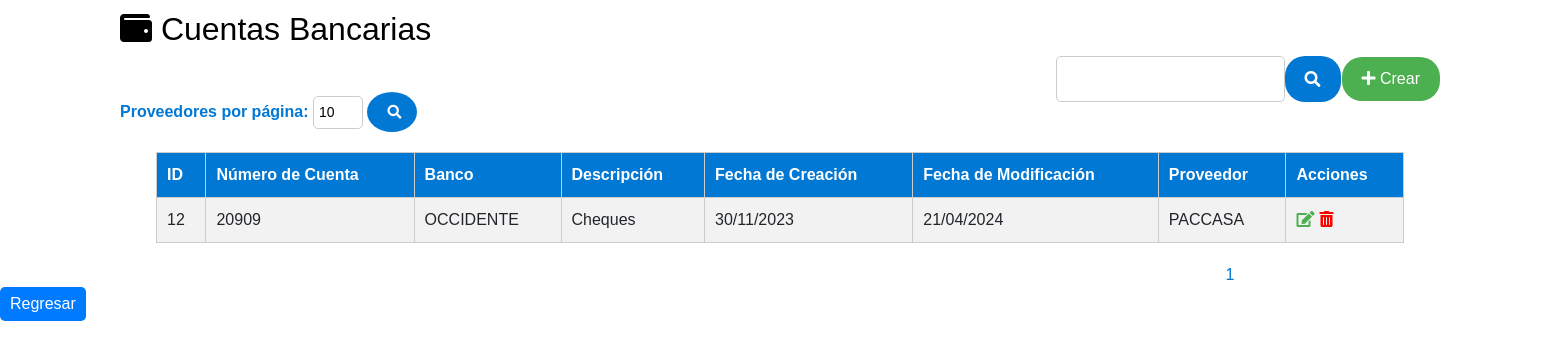
The page /Proveedores/listar_cuentas.php on the database as committed earlier.
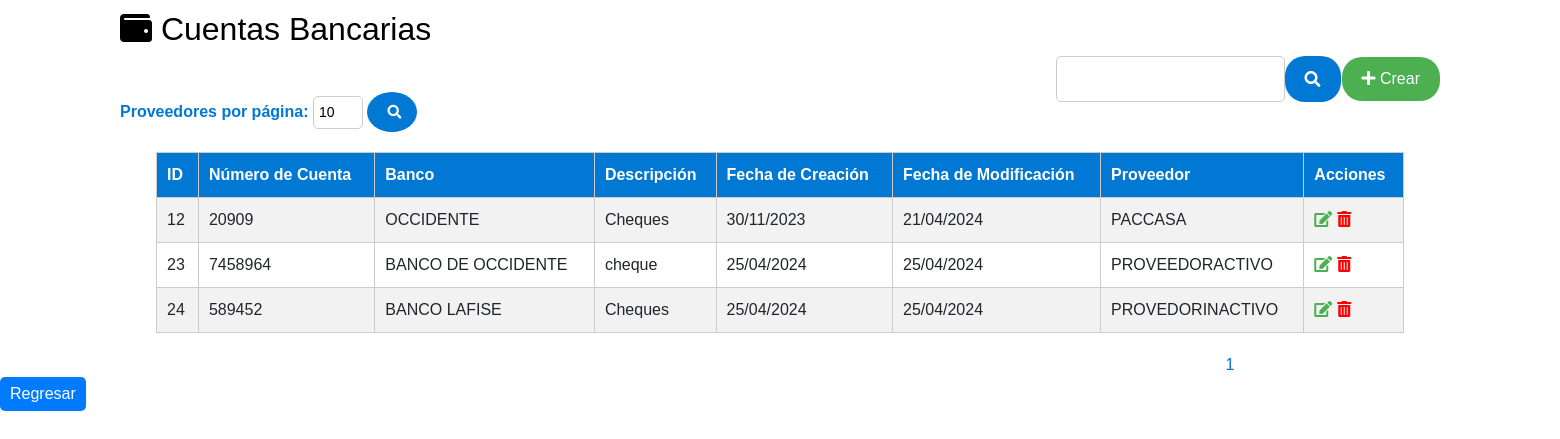
The same page on the database as committed later.
### tables this page shows
CREATE TABLE `tbl_cuenta_proveedor` (
  `ID_CUENTA_PROVEEDOR` int(11) NOT NULL AUTO_INCREMENT,
  `NUMERO_CUENTA` varchar(20) DEFAULT NULL,
  `BANCO` varchar(50) DEFAULT NULL,
  `DESCRIPCION_CUENTA` text DEFAULT NULL,
  `FECHA_CREACION` timestamp NOT NULL DEFAULT current_timestamp(),
  `FECHA_MODIFICACION` timestamp NOT NULL DEFAULT current_timestamp() ON UPDATE current_timestamp(),
  `ID_PROVEEDOR` int(11) DEFAULT NULL,
  PRIMARY KEY (`ID_CUENTA_PROVEEDOR`),
  KEY `fk_tbl_proveedores_tbl_cuenta_proveedor` (`ID_PROVEEDOR`) USING BTREE,
  CONSTRAINT `fk_tbl_proveedores_tbl_cuenta_proveedor` FOREIGN KEY (`ID_PROVEEDOR`) REFERENCES `tbl_proveedores` (`ID_PROVEEDOR`) ON DELETE CASCADE ON UPDATE CASCADE
);

CREATE TABLE `tbl_proveedores` (
  `ID_PROVEEDOR` int(11) NOT NULL AUTO_INCREMENT,
  `NOMBRE` varchar(100) DEFAULT NULL,
  `DIRECCION` varchar(200) DEFAULT NULL,
  `TELEFONO` varchar(20) DEFAULT NULL,
  `CORREO_ELECTRONICO` varchar(100) DEFAULT NULL,
  `FECHA_CREACION` timestamp NOT NULL DEFAULT current_timestamp(),
  `FECHA_MODIFICACION` timestamp NOT NULL DEFAULT current_timestamp() ON UPDATE current_timestamp(),
  `CREADO_POR` varchar(255) DEFAULT NULL,
  `MODIFICADO_POR` varchar(255) DEFAULT NULL,
  `id_empresa` int(11) DEFAULT NULL,
  `SERVICIO_PRESTADO` varchar(150) DEFAULT NULL,
  `RTN_EMPRESA` varchar(15) DEFAULT NULL,
  `ESTADO_PROVEEDOR` varchar(255) DEFAULT NULL,
  PRIMARY KEY (`ID_PROVEEDOR`)
);

### Proveedores/listar_cuentas.php (the view, shortened to what this page needs)
<?php
include('db.php');
$resultsPerPage = isset($_GET['por_pagina']) ? intval($_GET['por_pagina']) : 10;
$page = isset($_GET['page']) ? intval($_GET['page']) : 1;
$offset = ($page - 1) * $resultsPerPage;
$query = "SELECT cp.ID_CUENTA_PROVEEDOR, cp.NUMERO_CUENTA, cp.BANCO, cp.DESCRIPCION_CUENTA,  cp.FECHA_CREACION, cp.FECHA_MODIFICACION, p.NOMBRE as NOMBRE_PROVEEDOR
          FROM tbl_cuenta_proveedor cp
          INNER JOIN tbl_proveedores p ON cp.ID_PROVEEDOR = p.ID_PROVEEDOR";
$query .= " LIMIT $resultsPerPage OFFSET $offset";
$queryCount = "SELECT COUNT(*) AS total FROM tbl_cuenta_proveedor";
$countResult = $conexion->query($queryCount);
$totalAccounts = $countResult->fetch_assoc()['total'];
$totalPages = ceil($totalAccounts / $resultsPerPage);
$result = $conexion->query($query);
?>
<!DOCTYPE html>
<html>
<head>
<link href="https://cdn.jsdelivr.net/npm/bootstrap@5.3.0/dist/css/bootstrap.min.css" rel="stylesheet">
<link rel="stylesheet" href="https://cdnjs.cloudflare.com/ajax/libs/font-awesome/5.15.3/css/all.min.css">
</head>
<body>
    <h2><i class="fas fa-wallet"></i> Cuentas Bancarias</h2>
    <div class="button-container">
<div class="search-container">
    <form method="GET">
        <input type="text" name="search" id="search">
        <button type="submit" class="fas fa-search"></button>
    </form>
 </div>
  <a href="crear_cuenta1.php"><button class="btn-crear"><i class="fas fa-plus"></i> Crear</button></a>
</div>
<form method="GET">
    <label for="por_pagina">Proveedores por página:</label>
    <input type="text" name="por_pagina" id="por_pagina" value="<?php echo $resultsPerPage; ?>">
    <button type="submit" id="search-button" class="pagination-button"><i class="fas fa-search"></i></button>
</form>
    <table>
        <tr>
            <th>ID</th>
            <th>Número de Cuenta</th>
            <th>Banco</th>
            <th>Descripción</th>
            <th>Fecha de Creación</th>
            <th>Fecha de Modificación</th>
            <th>Proveedor</th>
            <th>Acciones</th>
        </tr>
        <?php
        while ($row = $result->fetch_assoc()) {
            echo "<tr>";
            echo "<td>" . $row['ID_CUENTA_PROVEEDOR'] . "</td>";
            echo "<td>" . $row['NUMERO_CUENTA'] . "</td>";
            echo "<td>" . $row['BANCO'] . "</td>";
            echo "<td>" . $row['DESCRIPCION_CUENTA'] . "</td>";
           echo "<td>" . date("d/m/Y", strtotime($row['FECHA_CREACION'])) . "</td>";
           echo "<td>" . date("d/m/Y", strtotime($row['FECHA_MODIFICACION'])) . "</td>";
            echo "<td>" . $row['NOMBRE_PROVEEDOR'] . "</td>";
            echo "<td><a href='actualizar_cuenta.php?id=" . $row['ID_CUENTA_PROVEEDOR'] . "' class='action-link-green'><i class='fas fa-edit'></i></a>";
            echo "<a href='eliminar_cuenta.php?id=" . $row['ID_CUENTA_PROVEEDOR'] . "'class='action-link-red'><i class='fas fa-trash-alt'></i></a></td>";
            echo "</tr>";
        }
        ?>
    </table>
    <div class="pagination-center">
        <?php
        for ($i = 1; $i <= $totalPages; $i++) {
            $activeClass = ($i == $page) ? 'active' : '';
            echo "<a href='listar_cuentas.php?page=$i&por_pagina=$resultsPerPage' class='$activeClass'>$i</a> ";
        }
        ?>
    </div>
          <button class="styled-button"
    onclick="window.location.href='../admin/administrar.php'"
    style="background-color: #007bff; color: #fff; padding: 5px 10px; border: none; border-radius: 5px; cursor: pointer; float: left;">Regresar</button>
</body>
</html>

Rows that differ between the two databases and show on the page:
added tbl_cuenta_proveedor: ID_CUENTA_PROVEEDOR "23", NUMERO_CUENTA "7458964", BANCO "BANCO DE OCCIDENTE", DESCRIPCION_CUENTA "cheque", FECHA_CREACION "25/04/2024", FECHA_MODIFICACION "25/04/2024", ID_PROVEEDOR.NOMBRE "PROVEEDORACTIVO"
added tbl_cuenta_proveedor: ID_CUENTA_PROVEEDOR "24", NUMERO_CUENTA "589452", BANCO "BANCO LAFISE", DESCRIPCION_CUENTA "Cheques", FECHA_CREACION "25/04/2024", FECHA_MODIFICACION "25/04/2024", ID_PROVEEDOR.NOMBRE "PROVEDORINACTIVO"
